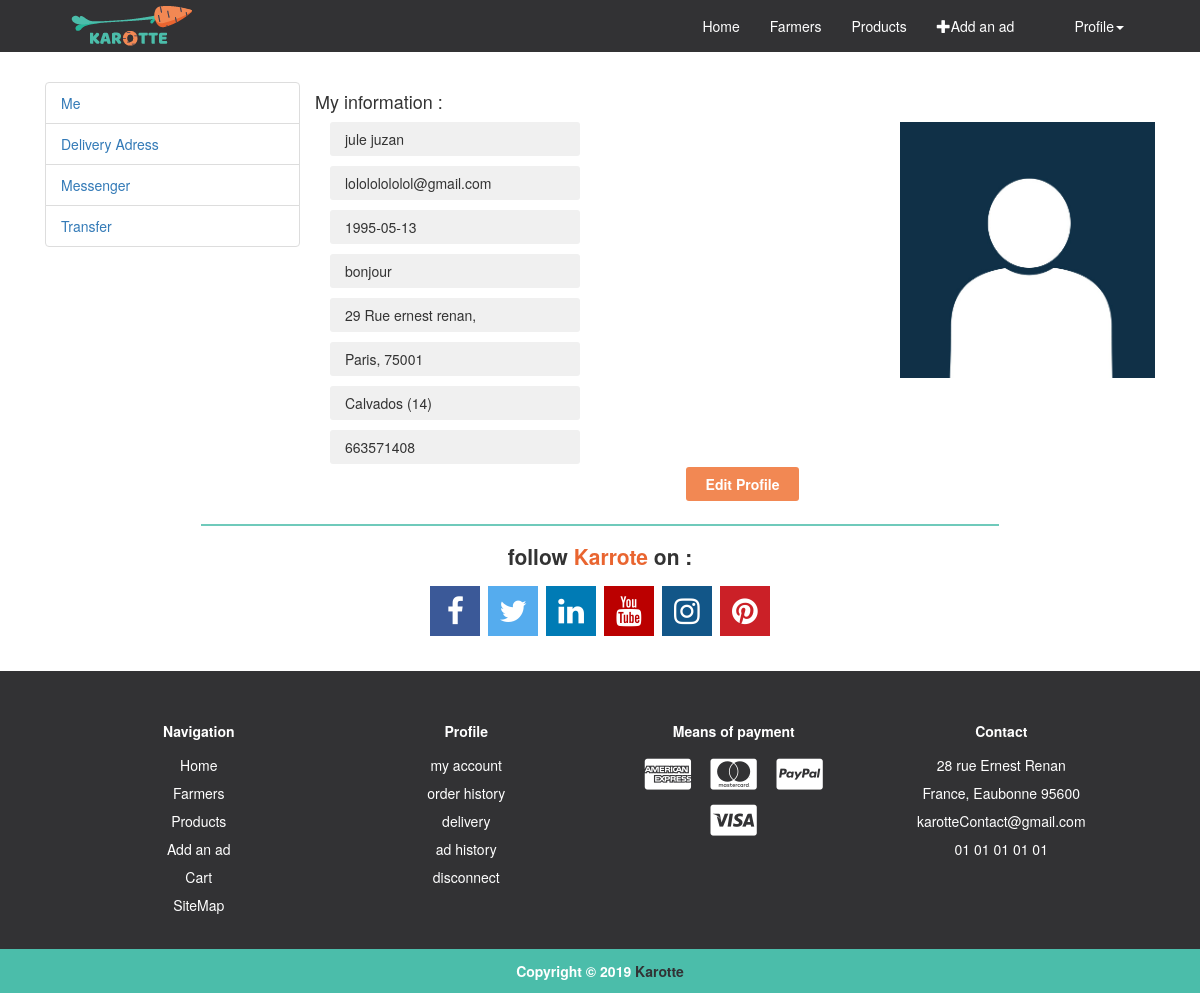
The app's page /Account/Profil (signed in), older data.
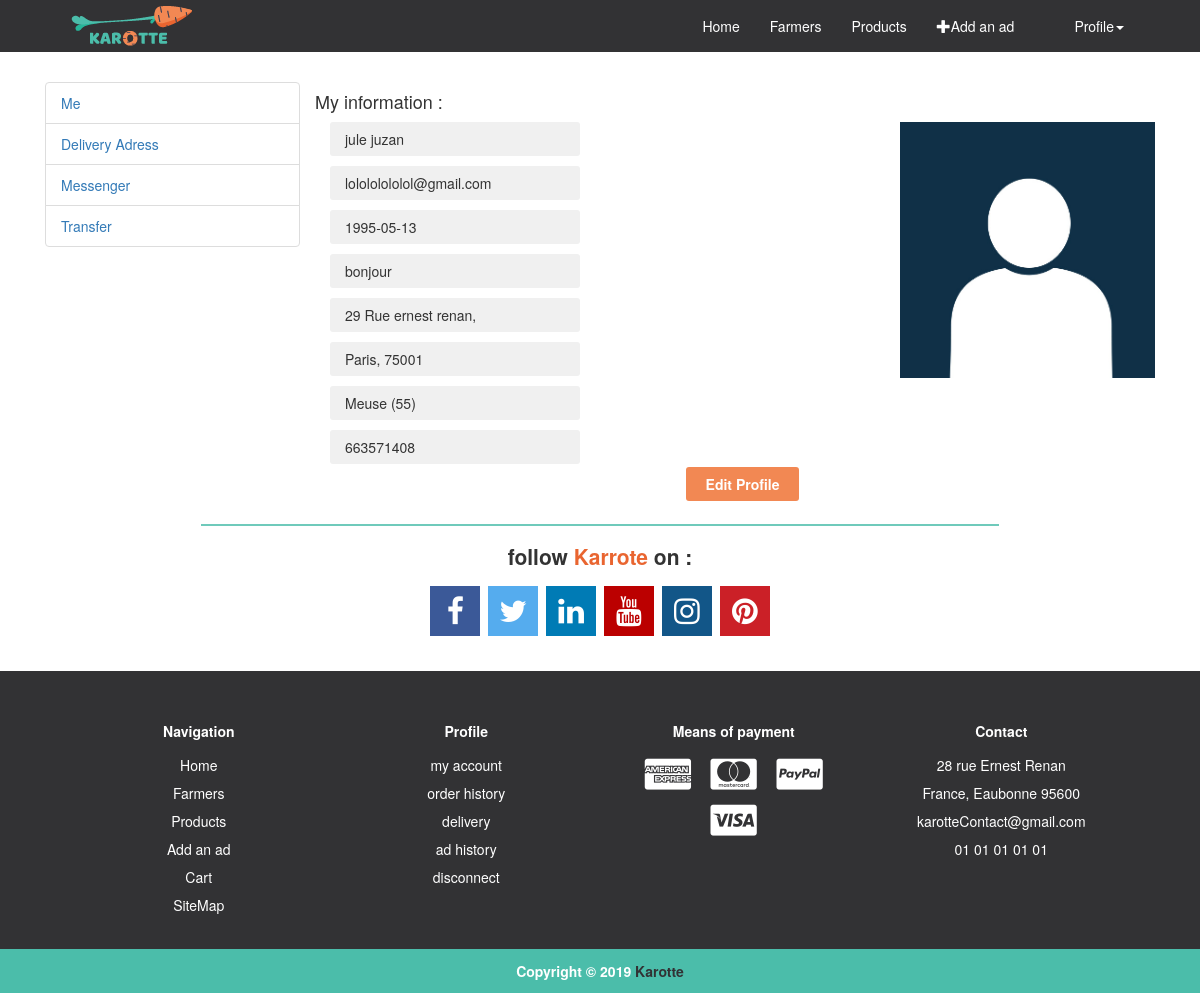
The same page, newer data.
### tables this page shows
CREATE TABLE IF NOT EXISTS `Farmers` (
  `Id` int(9) NOT NULL,
  `IdUser` int(9) NOT NULL,
  `Type` varchar(255) NOT NULL,
  `Biography` text,
  `Road` varchar(255) NOT NULL,
  `RoadName` varchar(255) NOT NULL,
  `roadNumber` varchar(255) NOT NULL,
  `PostalCode` varchar(255) NOT NULL,
  `City` varchar(255) NOT NULL,
  `Region` int(9) NOT NULL,
  `County` varchar(255) NOT NULL,
  `Phone` varchar(255) NOT NULL,
  `Bic` varchar(255) NOT NULL,
  `IBAN` varchar(255) NOT NULL,
  `creationDate` varchar(255) NOT NULL
);

CREATE TABLE IF NOT EXISTS `Departement` (
  `departement_id` int(11) NOT NULL,
  `departement_code` varchar(3) DEFAULT NULL,
  `departement_nom` varchar(255) DEFAULT NULL
);

### controller/account.php (called while the page is built, shortened)
<?php
$objProfile = new profile($connect);
$idfarmer = "";
if(isset($_SESSION['farmer'])){
    $idfarmer = $objProfile->infoIdFarmers($_SESSION['farmer']);
}else{
    $session = $_SESSION['user'];
}
include "account/Me.php";
?>

### models/connect.class.php (called while the page is built, shortened)
<?php
class connect {
    public function setConnect(PDO $connect)
    {
        $this -> _connect = $connect;
    }
}
?>

### models/profile.class.php (called while the page is built, shortened)
<?php
class profile extends connect
{
    public function infoIdFarmers($idUser){
        $id= "";
        $req = $this -> _connect -> query("SELECT * FROM `Farmers`  WHERE IdUser = '$idUser'");
        $res = $req -> fetchAll();
        foreach($res as $r){
            $id = $r['Id'];
        }
        return $id;
    }
    public function infoFarmer($id){
        $req = $this -> _connect -> query("SELECT * FROM `Farmers`  WHERE Id = '$id'");
        $res = $req -> fetchAll();
        return $res;
    }
    public function infoRegion($code){
        $name = "";
        $req = $this -> _connect -> query("SELECT * FROM `Departement` WHERE departement_code = '$code'");
        $res = $req -> fetchAll();
        foreach($res as $r){
            $name = $r['departement_nom'];
        }
        return $name;
    }
    public function infoUser($id){
        $req = $this -> _connect -> query("SELECT * FROM `Users` WHERE Id ='$id'");
        $res = $req -> fetchAll();
        return $res;
    }
}
?>

### config.php (called while the page is built, shortened)
<?php
function routeUrl(){
    $nbslash = '';
    if(isset($_GET['p'])){
        $nburl = count(explode('/', $_GET['p']));
        if($nburl !== 0){
            for($i=1; $i < $nburl; $i++){
                $nbslash .= "../";
            }
        }
    }
    return $nbslash;
}

### views/page/Me/Me.php (the view, shortened to what this page needs)
<?php
if(isset($_SESSION['farmer'])){
    ?>
    <div class="row block_account_me_row">
        <h4>My information :</h4>
        <div class="col-sm-8">
            <div class="block_account_me_info_name">
                <?php
                foreach($objProfile->infoUser($_SESSION['farmer']) as $info){
                    ?>
                    <p><?= $info['Name'] ?> <?= $info['LastName'] ?></p>
                    <?php
                }
                ?>
            </div>
            <div class="block_account_me_info_email">
                <?php
                foreach($objProfile->infoUser($_SESSION['farmer']) as $info){
                    ?>
                    <p><?= $info['Email'] ?></p>
                    <p><?= $info['DateBirth'] ?></p>
                    <?php
                }
                ?>
            </div>
            <div class="block_account_me_info_type">
                <?php
                foreach($objProfile->infoFarmer($idfarmer) as $infoF){
                    ?>
                    <p><?= $infoF['Biography'] ?></p>
                    <?php
                }
                ?>
            </div>
            <div class="block_account_me_info_road">
                <?php
                foreach($objProfile->infoFarmer($idfarmer) as $infoF){
                    ?>
                    <p><?= $infoF['roadNumber'].' '.$infoF['Road'].' '.$infoF['RoadName'].','?></p>
                    <p><?= $infoF['City'].', '.$infoF['PostalCode'] ?></p>
                    <p><?= $objProfile->infoRegion($infoF['Region']) ?> (<?= $infoF['Region'] ?>)</p>
                    <?php
                }
                ?>
            </div>
            <div class="block_account_me_info_phone">
                <?php
                foreach($objProfile->infoFarmer($idfarmer) as $infoF){
                    ?>
                    <p><?= $infoF['Phone'] ?></p>
                    <?php
                }
                ?>
            </div>
        </div>
        <div class="col-sm-4 image_Account">
            <?php
            $filename = "././src/images/Agriculteurs/".$idfarmer.".jpg";
            if(file_exists($filename)) {
                ?>
                <img src="<?= routeUrl() ?>src/images/Agriculteurs/<?= $idfarmer ?>.jpg">
                <?php
            }else{
                ?>
                <img src="<?= routeUrl() ?>src/images/icone/iconeUsers/default.jpg" alt='icone defaut'/>
                <?php
            }
            ?>
        </div>
        <div class="col-sm-12 button_account">
            <a href="<?= routeUrl() ?>Account/Profil/Edit">Edit Profile</a>
        </div>
    </div>
    <?php
}
?>

Row changes from the older to the newer data that the page shows:
changed farmers "bonjour": Region.departement_nom "Calvados" → "Meuse"; Region "14" → "55"
